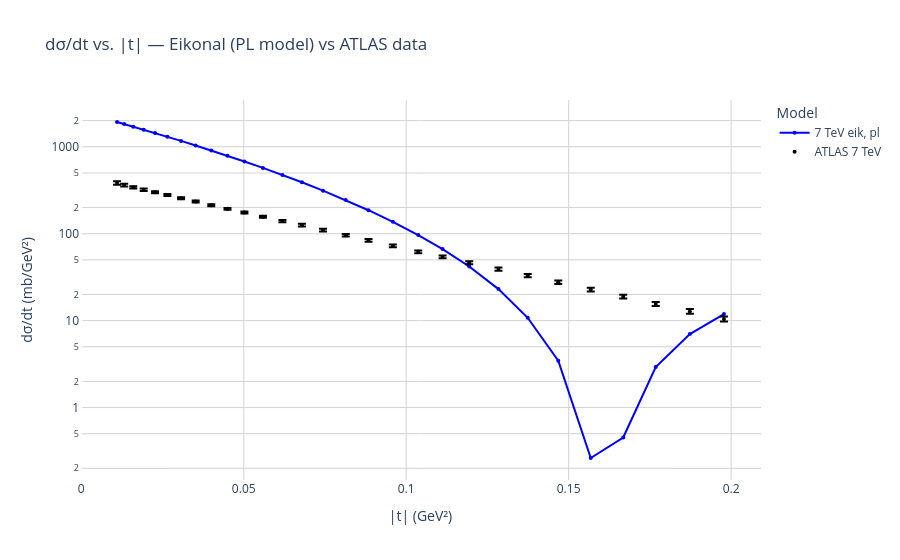

The cell this chart's notebook holds for it:
### Code cell
# ── Step 2: A_eik(s,t) for each data point ───────────────────────────────────
lst_q_data = x_7_atlas  # |t| = q²

chi_interp_re = np.interp(lst_b_integration, lst_b_integration, np.real(lst_chi))
chi_interp_im = np.interp(lst_b_integration, lst_b_integration, np.imag(lst_chi))

def eik_integrand(b_val, q_out):
    chi = np.interp(b_val, lst_b_integration, chi_interp_re) + \
        1j * np.interp(b_val, lst_b_integration, chi_interp_im)
    return b_val * j0(b_val * q_out) * (1 - np.exp(1j * chi))

for q2_val in lst_q_data:
    q_out = np.sqrt(q2_val)

    real_part, _ = fixed_quad(lambda b: np.real(eik_integrand(b, q_out)), 0, lst_b_integration[-1], n=n_points)
    imag_part, _ = fixed_quad(lambda b: np.imag(eik_integrand(b, q_out)), 0, lst_b_integration[-1], n=n_points)

    A_eik = 1j * s * (real_part + 1j * imag_part)
    lst_amp_eik.append(A_eik)

    dsigma = (np.pi / s**2) * np.abs(A_eik)**2 * 0.389379323
    lst_diff_sigma.append(dsigma)
    print(f"q² = {q2_val:.4f}, dσ/dt = {dsigma:.4e}")


# ── Step 3: Plot ──────────────────────────────────────────────────────────────
fig_atlas = go.Figure()

add_differential_trace(fig_atlas, lst_q_data, lst_diff_sigma,
                       label='7 TeV eik', color='blue', mg_model='pl')

add_data_trace(fig_atlas, x_7_atlas, y_7_atlas, yerr_7_atlas,
               name='ATLAS 7 TeV', show_label=True, mode='markers')

fig_atlas.update_layout(
    title='dσ/dt vs. |t| — Eikonal (PL model) vs ATLAS data',
    xaxis_title='|t| (GeV²)',
    yaxis_title='dσ/dt (mb/GeV²)',
    yaxis_type='log',
    legend_title='Model',
    plot_bgcolor='white',
    hovermode='x unified'
)
fig_atlas.update_xaxes(gridcolor='lightgray')
fig_atlas.update_yaxes(gridcolor='lightgray')
fig_atlas.show()

### Figure 1 — Plotly figure (JSON) as saved in the notebook; plotly's stock layout.template omitted (floating-point values rounded to 4 significant figures)
{"data": [{"line": {"color": "blue", "width": 2}, "marker": {"size": 4}, "mode": "lines+markers", "name": "7 TeV eik, pl", "showlegend": true, "type": "scatter", "x": [0.011, 0.0132, 0.016, 0.0192, 0.0227, 0.0265, 0.0307, 0.0352, 0.04, 0.045, 0.0502, 0.0559, 0.0619, 0.0679, 0.0744, 0.0814, 0.0884, 0.0959, 0.1037, 0.1112, 0.1194, 0.1284, 0.1374, 0.1468, 0.1568, 0.1668, 0.1768, 0.1873, 0.1978], "y": [1929.0, 1828.0, 1706.0, 1575.0, 1441.0, 1306.0, 1170.0, 1036.0, 908.3, 788.7, 678.2, 571.6, 474.2, 390.3, 313.0, 243.5, 186.4, 137.0, 96.61, 66.6, 42.0, 23.06, 10.78, 3.457, 0.2628, 0.4526, 2.92, 7.012, 11.89]}, {"error_y": {"array": [17.8, 12.7, 10.7, 9.8, 8.6, 7.8, 7.0, 6.2, 5.6, 5.0, 4.5, 4.1, 4.1, 4.3, 3.9, 3.2, 2.9, 2.6, 2.2, 2.0, 1.8, 1.6, 1.4, 1.3, 1.1, 0.91, 0.85, 0.8, 0.7], "type": "data", "visible": true}, "marker": {"color": "black", "size": 4}, "mode": "markers", "name": "ATLAS 7 TeV", "showlegend": true, "type": "scatter", "x": [0.011, 0.0132, 0.016, 0.0192, 0.0227, 0.0265, 0.0307, 0.0352, 0.04, 0.045, 0.0502, 0.0559, 0.0619, 0.0679, 0.0744, 0.0814, 0.0884, 0.0959, 0.1037, 0.1112, 0.1194, 0.1284, 0.1374, 0.1468, 0.1568, 0.1668, 0.1768, 0.1873, 0.1978], "y": [382.6, 363.2, 342.0, 320.9, 300.3, 279.4, 256.1, 234.3, 213.2, 193.3, 175.1, 156.5, 139.8, 125.5, 110.2, 95.8, 83.9, 72.4, 62.0, 54.1, 46.4, 39.2, 33.0, 27.7, 22.8, 18.88, 15.58, 12.77, 10.45]}], "layout": {"hovermode": "x unified", "legend": {"title": {"text": "Model"}}, "plot_bgcolor": "white", "title": {"text": "dσ/dt vs. |t| — Eikonal (PL model) vs ATLAS data"}, "xaxis": {"gridcolor": "lightgray", "title": {"text": "|t| (GeV²)"}}, "yaxis": {"gridcolor": "lightgray", "title": {"text": "dσ/dt (mb/GeV²)"}, "type": "log"}}}
